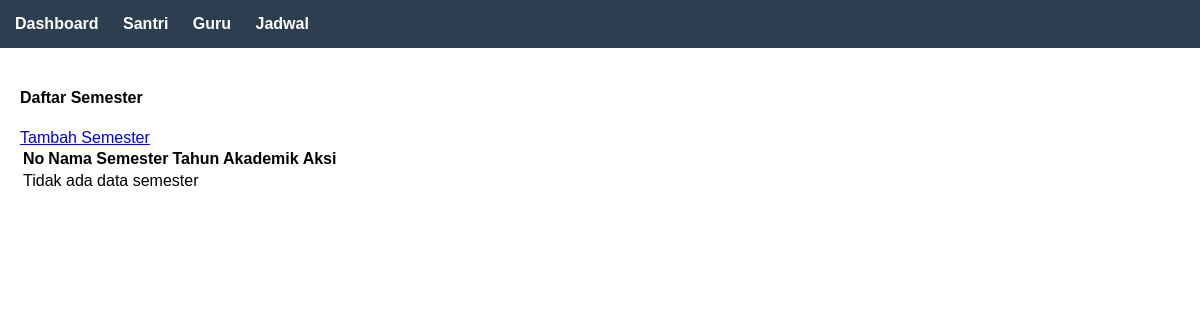
The page /semester/ on the database as committed earlier.
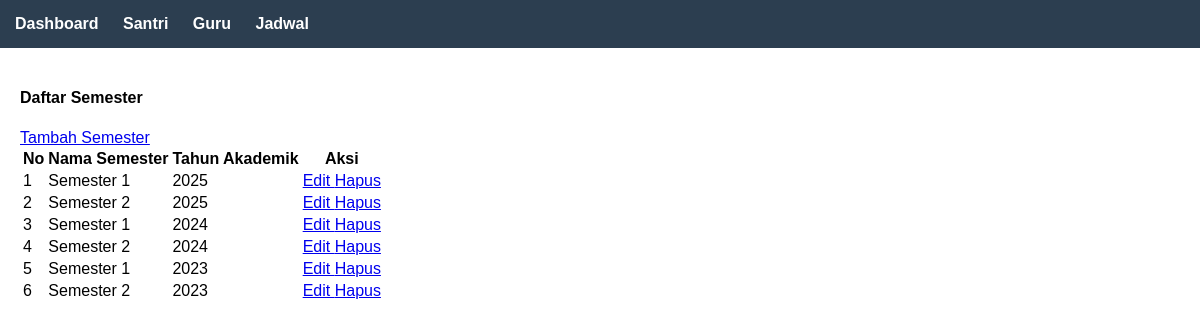
The same page on the database as committed later.
### administrator/models.py (models this page shows, shortened)
class Semester(models.Model):
    nama_semester = models.CharField(max_length=20)  # Ganjil / Genap
    tahun_akademik = models.ForeignKey(TahunAkademik, on_delete=models.CASCADE)
    class Meta:
        verbose_name = "Semester"
        verbose_name_plural = "Semester"

class TahunAkademik(models.Model):
    tahun = models.CharField(max_length=9)  # contoh: 2025/2026
    aktif = models.BooleanField(default=True)
    class Meta:
        verbose_name = "Tahun Akademik"
        verbose_name_plural = "Tahun Akademik"

### administrator/views.py (the view)
# urls.py: path('semester/', views.semester_list, name='semester_list'),
def semester_list(request):
    semester = Semester.objects.select_related('tahun_akademik').all()
    context = {
        'semester': semester
    }
    return render(request, 'semester/list.html', context)

### templates/semester/list.html (shortened to what this page needs)
{% extends 'base.html' %}
{% block content %}
<div class="container-fluid">
    <div class="row">
        <div class="col-12">
            <div class="card">
                <div class="card-header d-flex justify-content-between align-items-center">
                    <h4 class="card-title">Daftar Semester</h4>
                    <a href="{% url 'semester_tambah' %}" class="btn btn-primary">
                         Tambah Semester
                    </a>
                </div>
                <div class="card-body">
                    <div class="table-responsive">
                        <table class="table table-striped table-bordered">
                            <thead>
                                <tr>
                                    <th>No</th>
                                    <th>Nama Semester</th>
                                    <th>Tahun Akademik</th>
                                    <th>Aksi</th>
                                </tr>
                            </thead>
                            <tbody>
                                {% for item in semester %}
                                <tr>
                                    <td>{{ forloop.counter }}</td>
                                    <td>{{ item.nama_semester }}</td>
                                    <td>{{ item.tahun_akademik.tahun }}</td>
                                    <td>
                                        <a href="{% url 'semester_edit' item.id %}" class="btn btn-sm btn-warning" title="Edit">
                                             Edit
                                        </a>
                                        <a href="{% url 'semester_hapus' item.id %}" class="btn btn-sm btn-danger"
                                           onclick="return confirm('Apakah Anda yakin ingin menghapus semester ini?')" title="Hapus">
                                             Hapus
                                        </a>
                                    </td>
                                </tr>
                                {% empty %}
                                <tr>
                                    <td colspan="4" class="text-center">Tidak ada data semester</td>
                                </tr>
                                {% endfor %}
                            </tbody>
                        </table>
                    </div>
                </div>
            </div>
        </div>
    </div>
</div>
{% endblock %}

### templates/base.html (shortened to what this page needs)
<!DOCTYPE html>
<html>
<head>
</head>
<body>
<div class="navbar">
<a href="/">Dashboard</a>
<a href="/santri/">Santri</a>
<a href="/guru/">Guru</a>
<a href="/jadwal/">Jadwal</a>
</div>
<div class="container">
{% block content %}
{% endblock %}
</div>
</body>
</html>

### templates/base.html (style rules this page uses)
body { font-family: Arial; margin: 0; padding: 0; }
.navbar { background-color: #2c3e50; padding: 15px; }
.navbar a { color: white; text-decoration: none; margin-right: 20px; font-weight: bold; }
.container { padding: 20px; }

Rows that differ between the two databases and show on the page:
added Semester: nama_semester "Semester 1", tahun_akademik.tahun "2025"
added Semester: nama_semester "Semester 2", tahun_akademik.tahun "2025"
added Semester: nama_semester "Semester 1", tahun_akademik.tahun "2024"
added Semester: nama_semester "Semester 2", tahun_akademik.tahun "2024"
added Semester: nama_semester "Semester 1", tahun_akademik.tahun "2023"
added Semester: nama_semester "Semester 2", tahun_akademik.tahun "2023"
Other text that changed with them:
text no longer shown: "Tidak ada data semester"
